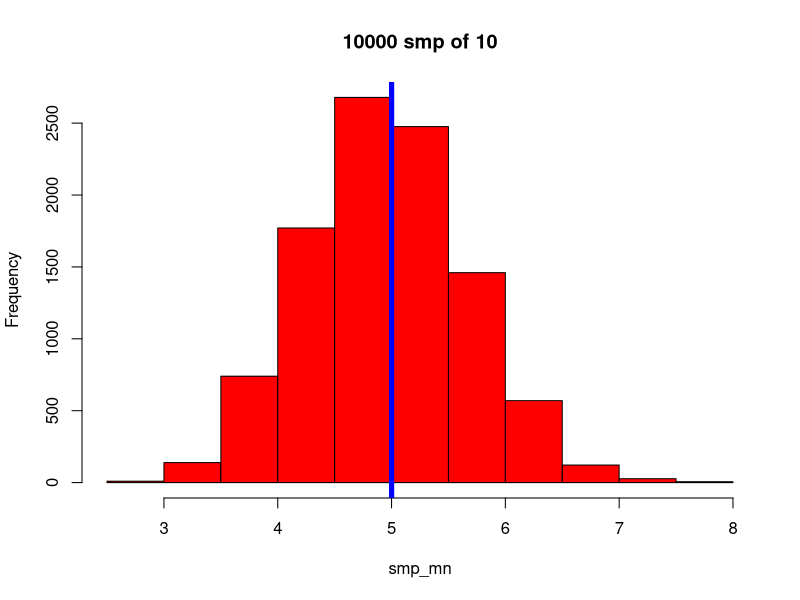

R code for this plot:
##Adding a small change in this code.
data <- rpois(1000000, lambda = 5)

tbl <- as.data.frame(matrix(ncol = 3))
colnames(tbl) <- c("Mean", "SD", "N")

a <- 0; i <- 10000
smp_mn <- c()
while (a < i){
  smp <- sample(data, 10, replace = TRUE)
  mn <- mean(smp)
  smp_mn <- c(smp_mn, mn)
  a <- a+1
}
tbl <- rbind(tbl, c(mean(smp_mn), sd(smp_mn), i))

hist(smp_mn, col = "red", main = "10000 smp of 10"); 
abline(v = 125, col = "green", lwd = 5); abline(v = mean(smp_mn), col = "blue", lwd = 5)
